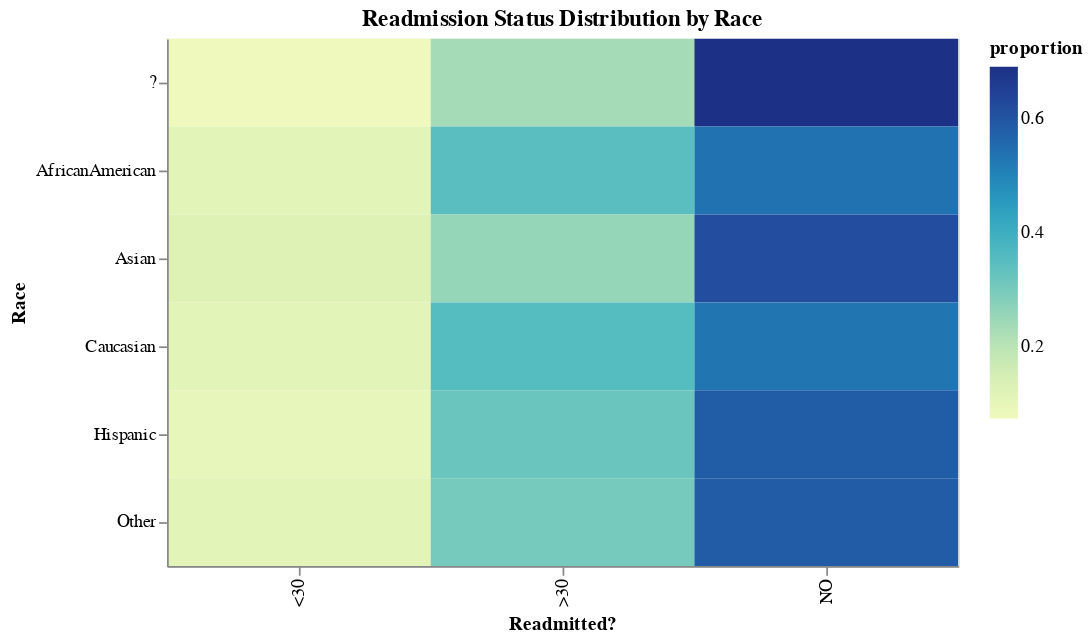

The notebook cell saved with this chart:
### Markdown cell above
# Hypothesis: Race may influence the readmission status of patients with Diabetes. We hypothesize that disparities based on racial demographics might exist in readmission rates among patients discharged after an initial hospitalization.

### Code cell
count_data = data.groupby(['race', 'readmitted']).size().reset_index(name='count')
count_data = count_data.sort_values(by=['race', 'readmitted'])

# Calculate the proportion within each race category
count_data['proportion'] = count_data.groupby('race')['count'].transform(lambda x: x / x.sum())


# Calendar Heatmap
heatmap = alt.Chart(count_data).mark_rect().encode(
    y=alt.Y('race:N', title = "Race"),
    x=alt.X('readmitted:O',title = "Readmitted?"),
    color="proportion:Q",
    tooltip=[
        alt.Tooltip('proportion:Q', title='Proportion'),
        alt.Tooltip('readmitted:O', title="Readmitted?"),
        alt.Tooltip('average(count):Q', title='Number of Individuals')
    ]
).properties(
    width=450,
    height=300,
    title="Readmission Status Distribution by Race"
)
heatmap

### Figure 1 — Vega-Lite specification as saved in the notebook (floating-point values rounded to 4 significant figures)
{"config": {"view": {"continuousWidth": 400, "continuousHeight": 300}}, "data": {"name": "data-b5e160c3eff49c2cd763f8829310f99a"}, "mark": "rect", "encoding": {"color": {"field": "proportion", "type": "quantitative"}, "tooltip": [{"field": "proportion", "title": "Proportion", "type": "quantitative"}, {"field": "readmitted", "title": "Readmitted?", "type": "ordinal"}, {"aggregate": "average", "field": "count", "title": "Number of Individuals", "type": "quantitative"}], "x": {"field": "readmitted", "title": "Readmitted?", "type": "ordinal"}, "y": {"field": "race", "title": "Race", "type": "nominal"}}, "height": 300, "title": "Readmission Status Distribution by Race", "width": 450, "$schema": "https://vega.github.io/schema/vega-lite/v4.17.0.json", "datasets": {"data-b5e160c3eff49c2cd763f8829310f99a": [{"race": "?", "readmitted": "<30", "count": 3353, "proportion": 0.07418}, {"race": "?", "readmitted": ">30", "count": 10579, "proportion": 0.234}, {"race": "?", "readmitted": "NO", "count": 31271, "proportion": 0.6918}, {"race": "AfricanAmerican", "readmitted": "<30", "count": 46032, "proportion": 0.1152}, {"race": "AfricanAmerican", "readmitted": ">30", "count": 138569, "proportion": 0.3468}, {"race": "AfricanAmerican", "readmitted": "NO", "count": 215007, "proportion": 0.538}, {"race": "Asian", "readmitted": "<30", "count": 1591, "proportion": 0.1273}, {"race": "Asian", "readmitted": ">30", "count": 3218, "proportion": 0.2574}, {"race": "Asian", "readmitted": "NO", "count": 7693, "proportion": 0.6153}, {"race": "Caucasian", "readmitted": "<30", "count": 169802, "proportion": 0.1136}, {"race": "Caucasian", "readmitted": ">30", "count": 531199, "proportion": 0.3553}, {"race": "Caucasian", "readmitted": "NO", "count": 794100, "proportion": 0.5311}, {"race": "Hispanic", "readmitted": "<30", "count": 4058, "proportion": 0.09807}, {"race": "Hispanic", "readmitted": ">30", "count": 13269, "proportion": 0.3207}, {"race": "Hispanic", "readmitted": "NO", "count": 24053, "proportion": 0.5813}, {"race": "Other", "readmitted": "<30", "count": 3544, "proportion": 0.1109}, {"race": "Other", "readmitted": ">30", "count": 9725, "proportion": 0.3044}, {"race": "Other", "readmitted": "NO", "count": 18684, "proportion": 0.5847}]}}
